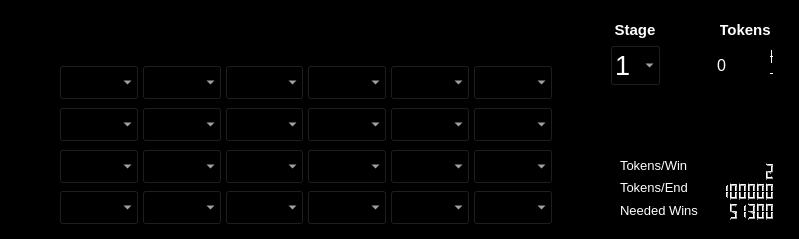
<?xml version="1.0" encoding="UTF-8"?>
<ui version="4.0">
 <class>QFrmMain</class>
 <widget class="QMainWindow" name="QFrmMain">
  <property name="windowModality">
   <enum>Qt::NonModal</enum>
  </property>
  <property name="geometry">
   <rect>
    <x>0</x>
    <y>0</y>
    <width>799</width>
    <height>239</height>
   </rect>
  </property>
  <property name="sizePolicy">
   <sizepolicy hsizetype="Fixed" vsizetype="Fixed">
    <horstretch>0</horstretch>
    <verstretch>0</verstretch>
   </sizepolicy>
  </property>
  <property name="cursor">
   <cursorShape>ArrowCursor</cursorShape>
  </property>
  <property name="windowTitle">
   <string>GHC</string>
  </property>
  <property name="windowIcon">
   <iconset resource="../Resources/ghc.qrc">
    <normaloff>:/Resources/favicon</normaloff>:/Resources/favicon</iconset>
  </property>
  <property name="windowOpacity">
   <double>1.000000000000000</double>
  </property>
  <property name="styleSheet">
   <string notr="true">background-color: rgb(0, 0, 0);
color: rgb(255, 255, 255);</string>
  </property>
  <widget class="QWidget" name="centralwidget">
   <widget class="QComboBox" name="cb_stage">
    <property name="enabled">
     <bool>true</bool>
    </property>
    <property name="geometry">
     <rect>
      <x>610</x>
      <y>45</y>
      <width>51</width>
      <height>41</height>
     </rect>
    </property>
    <property name="font">
     <font>
      <pointsize>20</pointsize>
     </font>
    </property>
    <property name="cursor">
     <cursorShape>PointingHandCursor</cursorShape>
    </property>
    <property name="layoutDirection">
     <enum>Qt::LeftToRight</enum>
    </property>
    <property name="autoFillBackground">
     <bool>false</bool>
    </property>
    <property name="maxVisibleItems">
     <number>5</number>
    </property>
    <item>
     <property name="text">
      <string>1</string>
     </property>
    </item>
    <item>
     <property name="text">
      <string>2</string>
     </property>
    </item>
    <item>
     <property name="text">
      <string>3</string>
     </property>
    </item>
    <item>
     <property name="text">
      <string>4</string>
     </property>
    </item>
    <item>
     <property name="text">
      <string>5</string>
     </property>
    </item>
   </widget>
   <widget class="QLabel" name="label">
    <property name="geometry">
     <rect>
      <x>610</x>
      <y>20</y>
      <width>50</width>
      <height>20</height>
     </rect>
    </property>
    <property name="font">
     <font>
      <pointsize>11</pointsize>
      <weight>75</weight>
      <bold>true</bold>
     </font>
    </property>
    <property name="text">
     <string>Stage</string>
    </property>
    <property name="alignment">
     <set>Qt::AlignCenter</set>
    </property>
   </widget>
   <widget class="QLabel" name="label_7">
    <property name="geometry">
     <rect>
      <x>620</x>
      <y>155</y>
      <width>81</width>
      <height>21</height>
     </rect>
    </property>
    <property name="font">
     <font>
      <pointsize>10</pointsize>
     </font>
    </property>
    <property name="text">
     <string>Tokens/Win</string>
    </property>
   </widget>
   <widget class="QLabel" name="label_8">
    <property name="geometry">
     <rect>
      <x>620</x>
      <y>177</y>
      <width>81</width>
      <height>21</height>
     </rect>
    </property>
    <property name="font">
     <font>
      <pointsize>10</pointsize>
     </font>
    </property>
    <property name="text">
     <string>Tokens/End</string>
    </property>
   </widget>
   <widget class="QLabel" name="label_9">
    <property name="geometry">
     <rect>
      <x>620</x>
      <y>200</y>
      <width>81</width>
      <height>21</height>
     </rect>
    </property>
    <property name="font">
     <font>
      <pointsize>10</pointsize>
     </font>
    </property>
    <property name="text">
     <string>Needed Wins</string>
    </property>
   </widget>
   <widget class="QFrame" name="frame">
    <property name="enabled">
     <bool>false</bool>
    </property>
    <property name="geometry">
     <rect>
      <x>0</x>
      <y>0</y>
      <width>601</width>
      <height>240</height>
     </rect>
    </property>
    <property name="sizePolicy">
     <sizepolicy hsizetype="Preferred" vsizetype="Preferred">
      <horstretch>0</horstretch>
      <verstretch>0</verstretch>
     </sizepolicy>
    </property>
    <property name="maximumSize">
     <size>
      <width>16777215</width>
      <height>16777215</height>
     </size>
    </property>
    <property name="styleSheet">
     <string notr="true">border-image: url(:/Resources/bg) 0 0 0 0 stretch stretch;</string>
    </property>
    <property name="frameShape">
     <enum>QFrame::StyledPanel</enum>
    </property>
    <property name="frameShadow">
     <enum>QFrame::Raised</enum>
    </property>
   </widget>
   <widget class="QLabel" name="label_10">
    <property name="geometry">
     <rect>
      <x>720</x>
      <y>20</y>
      <width>50</width>
      <height>20</height>
     </rect>
    </property>
    <property name="font">
     <font>
      <pointsize>11</pointsize>
      <weight>75</weight>
      <bold>true</bold>
     </font>
    </property>
    <property name="text">
     <string>Tokens</string>
    </property>
    <property name="alignment">
     <set>Qt::AlignCenter</set>
    </property>
   </widget>
   <widget class="QComboBox" name="cb_v_2">
    <property name="enabled">
     <bool>true</bool>
    </property>
    <property name="geometry">
     <rect>
      <x>142</x>
      <y>190</y>
      <width>80</width>
      <height>35</height>
     </rect>
    </property>
    <property name="font">
     <font>
      <family>Consolas</family>
      <pointsize>14</pointsize>
     </font>
    </property>
    <property name="cursor">
     <cursorShape>PointingHandCursor</cursorShape>
    </property>
    <property name="maxVisibleItems">
     <number>11</number>
    </property>
    <item>
     <property name="text">
      <string/>
     </property>
    </item>
    <item>
     <property name="text">
      <string>1/10</string>
     </property>
    </item>
    <item>
     <property name="text">
      <string>2/10</string>
     </property>
    </item>
    <item>
     <property name="text">
      <string>3/10</string>
     </property>
    </item>
    <item>
     <property name="text">
      <string>4/10</string>
     </property>
    </item>
    <item>
     <property name="text">
      <string>5/10</string>
     </property>
    </item>
    <item>
     <property name="text">
      <string>6/10</string>
     </property>
    </item>
    <item>
     <property name="text">
      <string>7/10</string>
     </property>
    </item>
    <item>
     <property name="text">
      <string>8/10</string>
     </property>
    </item>
    <item>
     <property name="text">
      <string>9/10</string>
     </property>
    </item>
    <item>
     <property name="text">
      <string>10/10</string>
     </property>
    </item>
   </widget>
   <widget class="QComboBox" name="cb_v_4">
    <property name="enabled">
     <bool>true</bool>
    </property>
    <property name="geometry">
     <rect>
      <x>307</x>
      <y>190</y>
      <width>80</width>
      <height>35</height>
     </rect>
    </property>
    <property name="font">
     <font>
      <family>Consolas</family>
      <pointsize>14</pointsize>
     </font>
    </property>
    <property name="cursor">
     <cursorShape>PointingHandCursor</cursorShape>
    </property>
    <property name="maxVisibleItems">
     <number>11</number>
    </property>
    <item>
     <property name="text">
      <string/>
     </property>
    </item>
    <item>
     <property name="text">
      <string>1/10</string>
     </property>
    </item>
    <item>
     <property name="text">
      <string>2/10</string>
     </property>
    </item>
    <item>
     <property name="text">
      <string>3/10</string>
     </property>
    </item>
    <item>
     <property name="text">
      <string>4/10</string>
     </property>
    </item>
    <item>
     <property name="text">
      <string>5/10</string>
     </property>
    </item>
    <item>
     <property name="text">
      <string>6/10</string>
     </property>
    </item>
    <item>
     <property name="text">
      <string>7/10</string>
     </property>
    </item>
    <item>
     <property name="text">
      <string>8/10</string>
     </property>
    </item>
    <item>
     <property name="text">
      <string>9/10</string>
     </property>
    </item>
    <item>
     <property name="text">
      <string>10/10</string>
     </property>
    </item>
   </widget>
   <widget class="QComboBox" name="cb_s_6">
    <property name="enabled">
     <bool>true</bool>
    </property>
    <property name="geometry">
     <rect>
      <x>473</x>
      <y>107</y>
      <width>80</width>
      <height>35</height>
     </rect>
    </property>
    <property name="font">
     <font>
      <family>Consolas</family>
      <pointsize>14</pointsize>
     </font>
    </property>
    <property name="cursor">
     <cursorShape>PointingHandCursor</cursorShape>
    </property>
    <property name="maxVisibleItems">
     <number>11</number>
    </property>
    <item>
     <property name="text">
      <string/>
     </property>
    </item>
    <item>
     <property name="text">
      <string>1/10</string>
     </property>
    </item>
    <item>
     <property name="text">
      <string>2/10</string>
     </property>
    </item>
    <item>
     <property name="text">
      <string>3/10</string>
     </property>
    </item>
    <item>
     <property name="text">
      <string>4/10</string>
     </property>
    </item>
    <item>
     <property name="text">
      <string>5/10</string>
     </property>
    </item>
    <item>
     <property name="text">
      <string>6/10</string>
     </property>
    </item>
    <item>
     <property name="text">
      <string>7/10</string>
     </property>
    </item>
    <item>
     <property name="text">
      <string>8/10</string>
     </property>
    </item>
    <item>
     <property name="text">
      <string>9/10</string>
     </property>
    </item>
    <item>
     <property name="text">
      <string>10/10</string>
     </property>
    </item>
   </widget>
   <widget class="QComboBox" name="cb_s_5">
    <property name="enabled">
     <bool>true</bool>
    </property>
    <property name="geometry">
     <rect>
      <x>390</x>
      <y>107</y>
      <width>80</width>
      <height>35</height>
     </rect>
    </property>
    <property name="font">
     <font>
      <family>Consolas</family>
      <pointsize>14</pointsize>
     </font>
    </property>
    <property name="cursor">
     <cursorShape>PointingHandCursor</cursorShape>
    </property>
    <property name="maxVisibleItems">
     <number>11</number>
    </property>
    <item>
     <property name="text">
      <string/>
     </property>
    </item>
    <item>
     <property name="text">
      <string>1/10</string>
     </property>
    </item>
    <item>
     <property name="text">
      <string>2/10</string>
     </property>
    </item>
    <item>
     <property name="text">
      <string>3/10</string>
     </property>
    </item>
    <item>
     <property name="text">
      <string>4/10</string>
     </property>
    </item>
    <item>
     <property name="text">
      <string>5/10</string>
     </property>
    </item>
    <item>
     <property name="text">
      <string>6/10</string>
     </property>
    </item>
    <item>
     <property name="text">
      <string>7/10</string>
     </property>
    </item>
    <item>
     <property name="text">
      <string>8/10</string>
     </property>
    </item>
    <item>
     <property name="text">
      <string>9/10</string>
     </property>
    </item>
    <item>
     <property name="text">
      <string>10/10</string>
     </property>
    </item>
   </widget>
   <widget class="QComboBox" name="cb_f_4">
    <property name="enabled">
     <bool>true</bool>
    </property>
    <property name="geometry">
     <rect>
      <x>307</x>
      <y>149</y>
      <width>80</width>
      <height>35</height>
     </rect>
    </property>
    <property name="font">
     <font>
      <family>Consolas</family>
      <pointsize>14</pointsize>
     </font>
    </property>
    <property name="cursor">
     <cursorShape>PointingHandCursor</cursorShape>
    </property>
    <property name="maxVisibleItems">
     <number>11</number>
    </property>
    <item>
     <property name="text">
      <string/>
     </property>
    </item>
    <item>
     <property name="text">
      <string>1/10</string>
     </property>
    </item>
    <item>
     <property name="text">
      <string>2/10</string>
     </property>
    </item>
    <item>
     <property name="text">
      <string>3/10</string>
     </property>
    </item>
    <item>
     <property name="text">
      <string>4/10</string>
     </property>
    </item>
    <item>
     <property name="text">
      <string>5/10</string>
     </property>
    </item>
    <item>
     <property name="text">
      <string>6/10</string>
     </property>
    </item>
    <item>
     <property name="text">
      <string>7/10</string>
     </property>
    </item>
    <item>
     <property name="text">
      <string>8/10</string>
     </property>
    </item>
    <item>
     <property name="text">
      <string>9/10</string>
     </property>
    </item>
    <item>
     <property name="text">
      <string>10/10</string>
     </property>
    </item>
   </widget>
   <widget class="QComboBox" name="cb_s_2">
    <property name="enabled">
     <bool>true</bool>
    </property>
    <property name="geometry">
     <rect>
      <x>142</x>
      <y>107</y>
      <width>80</width>
      <height>35</height>
     </rect>
    </property>
    <property name="font">
     <font>
      <family>Consolas</family>
      <pointsize>14</pointsize>
     </font>
    </property>
    <property name="cursor">
     <cursorShape>PointingHandCursor</cursorShape>
    </property>
    <property name="maxVisibleItems">
     <number>11</number>
    </property>
    <item>
     <property name="text">
      <string/>
     </property>
    </item>
    <item>
     <property name="text">
      <string>1/10</string>
     </property>
    </item>
    <item>
     <property name="text">
      <string>2/10</string>
     </property>
    </item>
    <item>
     <property name="text">
      <string>3/10</string>
     </property>
    </item>
    <item>
     <property name="text">
      <string>4/10</string>
     </property>
    </item>
    <item>
     <property name="text">
      <string>5/10</string>
     </property>
    </item>
    <item>
     <property name="text">
      <string>6/10</string>
     </property>
    </item>
    <item>
     <property name="text">
      <string>7/10</string>
     </property>
    </item>
    <item>
     <property name="text">
      <string>8/10</string>
     </property>
    </item>
    <item>
     <property name="text">
      <string>9/10</string>
     </property>
    </item>
    <item>
     <property name="text">
      <string>10/10</string>
     </property>
    </item>
   </widget>
   <widget class="QComboBox" name="cb_f_1">
    <property name="enabled">
     <bool>true</bool>
    </property>
    <property name="geometry">
     <rect>
      <x>59</x>
      <y>149</y>
      <width>80</width>
      <height>35</height>
     </rect>
    </property>
    <property name="font">
     <font>
      <family>Consolas</family>
      <pointsize>14</pointsize>
     </font>
    </property>
    <property name="cursor">
     <cursorShape>PointingHandCursor</cursorShape>
    </property>
    <property name="maxVisibleItems">
     <number>11</number>
    </property>
    <item>
     <property name="text">
      <string/>
     </property>
    </item>
    <item>
     <property name="text">
      <string>1/10</string>
     </property>
    </item>
    <item>
     <property name="text">
      <string>2/10</string>
     </property>
    </item>
    <item>
     <property name="text">
      <string>3/10</string>
     </property>
    </item>
    <item>
     <property name="text">
      <string>4/10</string>
     </property>
    </item>
    <item>
     <property name="text">
      <string>5/10</string>
     </property>
    </item>
    <item>
     <property name="text">
      <string>6/10</string>
     </property>
    </item>
    <item>
     <property name="text">
      <string>7/10</string>
     </property>
    </item>
    <item>
     <property name="text">
      <string>8/10</string>
     </property>
    </item>
    <item>
     <property name="text">
      <string>9/10</string>
     </property>
    </item>
    <item>
     <property name="text">
      <string>10/10</string>
     </property>
    </item>
   </widget>
   <widget class="QComboBox" name="cb_m_1">
    <property name="enabled">
     <bool>true</bool>
    </property>
    <property name="geometry">
     <rect>
      <x>59</x>
      <y>65</y>
      <width>80</width>
      <height>35</height>
     </rect>
    </property>
    <property name="font">
     <font>
      <family>Consolas</family>
      <pointsize>14</pointsize>
     </font>
    </property>
    <property name="cursor">
     <cursorShape>PointingHandCursor</cursorShape>
    </property>
    <property name="editable">
     <bool>false</bool>
    </property>
    <property name="currentIndex">
     <number>0</number>
    </property>
    <property name="maxVisibleItems">
     <number>11</number>
    </property>
    <item>
     <property name="text">
      <string/>
     </property>
    </item>
    <item>
     <property name="text">
      <string>1/10</string>
     </property>
    </item>
    <item>
     <property name="text">
      <string>2/10</string>
     </property>
    </item>
    <item>
     <property name="text">
      <string>3/10</string>
     </property>
    </item>
    <item>
     <property name="text">
      <string>4/10</string>
     </property>
    </item>
    <item>
     <property name="text">
      <string>5/10</string>
     </property>
    </item>
    <item>
     <property name="text">
      <string>6/10</string>
     </property>
    </item>
    <item>
     <property name="text">
      <string>7/10</string>
     </property>
    </item>
    <item>
     <property name="text">
      <string>8/10</string>
     </property>
    </item>
    <item>
     <property name="text">
      <string>9/10</string>
     </property>
    </item>
    <item>
     <property name="text">
      <string>10/10</string>
     </property>
    </item>
   </widget>
   <widget class="QComboBox" name="cb_s_3">
    <property name="enabled">
     <bool>true</bool>
    </property>
    <property name="geometry">
     <rect>
      <x>225</x>
      <y>107</y>
      <width>79</width>
      <height>35</height>
     </rect>
    </property>
    <property name="font">
     <font>
      <family>Consolas</family>
      <pointsize>14</pointsize>
     </font>
    </property>
    <property name="cursor">
     <cursorShape>PointingHandCursor</cursorShape>
    </property>
    <property name="maxVisibleItems">
     <number>11</number>
    </property>
    <item>
     <property name="text">
      <string/>
     </property>
    </item>
    <item>
     <property name="text">
      <string>1/10</string>
     </property>
    </item>
    <item>
     <property name="text">
      <string>2/10</string>
     </property>
    </item>
    <item>
     <property name="text">
      <string>3/10</string>
     </property>
    </item>
    <item>
     <property name="text">
      <string>4/10</string>
     </property>
    </item>
    <item>
     <property name="text">
      <string>5/10</string>
     </property>
    </item>
    <item>
     <property name="text">
      <string>6/10</string>
     </property>
    </item>
    <item>
     <property name="text">
      <string>7/10</string>
     </property>
    </item>
    <item>
     <property name="text">
      <string>8/10</string>
     </property>
    </item>
    <item>
     <property name="text">
      <string>9/10</string>
     </property>
    </item>
    <item>
     <property name="text">
      <string>10/10</string>
     </property>
    </item>
   </widget>
   <widget class="QComboBox" name="cb_v_5">
    <property name="enabled">
     <bool>true</bool>
    </property>
    <property name="geometry">
     <rect>
      <x>390</x>
      <y>190</y>
      <width>80</width>
      <height>35</height>
     </rect>
    </property>
    <property name="font">
     <font>
      <family>Consolas</family>
      <pointsize>14</pointsize>
     </font>
    </property>
    <property name="cursor">
     <cursorShape>PointingHandCursor</cursorShape>
    </property>
    <property name="maxVisibleItems">
     <number>11</number>
    </property>
    <item>
     <property name="text">
      <string/>
     </property>
    </item>
    <item>
     <property name="text">
      <string>1/10</string>
     </property>
    </item>
    <item>
     <property name="text">
      <string>2/10</string>
     </property>
    </item>
    <item>
     <property name="text">
      <string>3/10</string>
     </property>
    </item>
    <item>
     <property name="text">
      <string>4/10</string>
     </property>
    </item>
    <item>
     <property name="text">
      <string>5/10</string>
     </property>
    </item>
    <item>
     <property name="text">
      <string>6/10</string>
     </property>
    </item>
    <item>
     <property name="text">
      <string>7/10</string>
     </property>
    </item>
    <item>
     <property name="text">
      <string>8/10</string>
     </property>
    </item>
    <item>
     <property name="text">
      <string>9/10</string>
     </property>
    </item>
    <item>
     <property name="text">
      <string>10/10</string>
     </property>
    </item>
   </widget>
   <widget class="QComboBox" name="cb_m_5">
    <property name="enabled">
     <bool>true</bool>
    </property>
    <property name="geometry">
     <rect>
      <x>390</x>
      <y>65</y>
      <width>80</width>
      <height>35</height>
     </rect>
    </property>
    <property name="font">
     <font>
      <family>Consolas</family>
      <pointsize>14</pointsize>
     </font>
    </property>
    <property name="cursor">
     <cursorShape>PointingHandCursor</cursorShape>
    </property>
    <property name="maxVisibleItems">
     <number>11</number>
    </property>
    <item>
     <property name="text">
      <string/>
     </property>
    </item>
    <item>
     <property name="text">
      <string>1/10</string>
     </property>
    </item>
    <item>
     <property name="text">
      <string>2/10</string>
     </property>
    </item>
    <item>
     <property name="text">
      <string>3/10</string>
     </property>
    </item>
    <item>
     <property name="text">
      <string>4/10</string>
     </property>
    </item>
    <item>
     <property name="text">
      <string>5/10</string>
     </property>
    </item>
    <item>
     <property name="text">
      <string>6/10</string>
     </property>
    </item>
    <item>
     <property name="text">
      <string>7/10</string>
     </property>
    </item>
    <item>
     <property name="text">
      <string>8/10</string>
     </property>
    </item>
    <item>
     <property name="text">
      <string>9/10</string>
     </property>
    </item>
    <item>
     <property name="text">
      <string>10/10</string>
     </property>
    </item>
   </widget>
   <widget class="QComboBox" name="cb_f_5">
    <property name="enabled">
     <bool>true</bool>
    </property>
    <property name="geometry">
     <rect>
      <x>390</x>
      <y>149</y>
      <width>80</width>
      <height>35</height>
     </rect>
    </property>
    <property name="font">
     <font>
      <family>Consolas</family>
      <pointsize>14</pointsize>
     </font>
    </property>
    <property name="cursor">
     <cursorShape>PointingHandCursor</cursorShape>
    </property>
    <property name="maxVisibleItems">
     <number>11</number>
    </property>
    <item>
     <property name="text">
      <string/>
     </property>
    </item>
    <item>
     <property name="text">
      <string>1/10</string>
     </property>
    </item>
    <item>
     <property name="text">
      <string>2/10</string>
     </property>
    </item>
    <item>
     <property name="text">
      <string>3/10</string>
     </property>
    </item>
    <item>
     <property name="text">
      <string>4/10</string>
     </property>
    </item>
    <item>
     <property name="text">
      <string>5/10</string>
     </property>
    </item>
    <item>
     <property name="text">
      <string>6/10</string>
     </property>
    </item>
    <item>
     <property name="text">
      <string>7/10</string>
     </property>
    </item>
    <item>
     <property name="text">
      <string>8/10</string>
     </property>
    </item>
    <item>
     <property name="text">
      <string>9/10</string>
     </property>
    </item>
    <item>
     <property name="text">
      <string>10/10</string>
     </property>
    </item>
   </widget>
   <widget class="QComboBox" name="cb_f_3">
    <property name="enabled">
     <bool>true</bool>
    </property>
    <property name="geometry">
     <rect>
      <x>225</x>
      <y>149</y>
      <width>79</width>
      <height>35</height>
     </rect>
    </property>
    <property name="font">
     <font>
      <family>Consolas</family>
      <pointsize>14</pointsize>
     </font>
    </property>
    <property name="cursor">
     <cursorShape>PointingHandCursor</cursorShape>
    </property>
    <property name="maxVisibleItems">
     <number>11</number>
    </property>
    <item>
     <property name="text">
      <string/>
     </property>
    </item>
    <item>
     <property name="text">
      <string>1/10</string>
     </property>
    </item>
    <item>
     <property name="text">
      <string>2/10</string>
     </property>
    </item>
    <item>
     <property name="text">
      <string>3/10</string>
     </property>
    </item>
    <item>
     <property name="text">
      <string>4/10</string>
     </property>
    </item>
    <item>
     <property name="text">
      <string>5/10</string>
     </property>
    </item>
    <item>
     <property name="text">
      <string>6/10</string>
     </property>
    </item>
    <item>
     <property name="text">
      <string>7/10</string>
     </property>
    </item>
    <item>
     <property name="text">
      <string>8/10</string>
     </property>
    </item>
    <item>
     <property name="text">
      <string>9/10</string>
     </property>
    </item>
    <item>
     <property name="text">
      <string>10/10</string>
     </property>
    </item>
   </widget>
   <widget class="QComboBox" name="cb_s_1">
    <property name="enabled">
     <bool>true</bool>
    </property>
    <property name="geometry">
     <rect>
      <x>59</x>
      <y>107</y>
      <width>80</width>
      <height>35</height>
     </rect>
    </property>
    <property name="font">
     <font>
      <family>Consolas</family>
      <pointsize>14</pointsize>
     </font>
    </property>
    <property name="cursor">
     <cursorShape>PointingHandCursor</cursorShape>
    </property>
    <property name="maxVisibleItems">
     <number>11</number>
    </property>
    <item>
     <property name="text">
      <string/>
     </property>
    </item>
    <item>
     <property name="text">
      <string>1/10</string>
     </property>
    </item>
    <item>
     <property name="text">
      <string>2/10</string>
     </property>
    </item>
    <item>
     <property name="text">
      <string>3/10</string>
     </property>
    </item>
    <item>
     <property name="text">
      <string>4/10</string>
     </property>
    </item>
    <item>
     <property name="text">
      <string>5/10</string>
     </property>
    </item>
    <item>
     <property name="text">
      <string>6/10</string>
     </property>
    </item>
    <item>
     <property name="text">
      <string>7/10</string>
     </property>
    </item>
    <item>
     <property name="text">
      <string>8/10</string>
     </property>
    </item>
    <item>
     <property name="text">
      <string>9/10</string>
     </property>
    </item>
    <item>
     <property name="text">
      <string>10/10</string>
     </property>
    </item>
   </widget>
   <widget class="QComboBox" name="cb_v_6">
    <property name="enabled">
     <bool>true</bool>
    </property>
    <property name="geometry">
     <rect>
      <x>473</x>
      <y>190</y>
      <width>80</width>
      <height>35</height>
     </rect>
    </property>
    <property name="font">
     <font>
      <family>Consolas</family>
      <pointsize>14</pointsize>
      <weight>75</weight>
      <bold>true</bold>
     </font>
    </property>
    <property name="cursor">
     <cursorShape>PointingHandCursor</cursorShape>
    </property>
    <property name="currentIndex">
     <number>0</number>
    </property>
    <property name="maxVisibleItems">
     <number>11</number>
    </property>
    <item>
     <property name="text">
      <string/>
     </property>
    </item>
    <item>
     <property name="text">
      <string>1/10</string>
     </property>
    </item>
    <item>
     <property name="text">
      <string>2/10</string>
     </property>
    </item>
    <item>
     <property name="text">
      <string>3/10</string>
     </property>
    </item>
    <item>
     <property name="text">
      <string>4/10</string>
     </property>
    </item>
    <item>
     <property name="text">
      <string>5/10</string>
     </property>
    </item>
    <item>
     <property name="text">
      <string>6/10</string>
     </property>
    </item>
    <item>
     <property name="text">
      <string>7/10</string>
     </property>
    </item>
    <item>
     <property name="text">
      <string>8/10</string>
     </property>
    </item>
    <item>
     <property name="text">
      <string>9/10</string>
     </property>
    </item>
    <item>
     <property name="text">
      <string>10/10</string>
     </property>
    </item>
   </widget>
   <widget class="QComboBox" name="cb_m_6">
    <property name="enabled">
     <bool>true</bool>
    </property>
    <property name="geometry">
     <rect>
      <x>473</x>
      <y>65</y>
      <width>80</width>
      <height>35</height>
     </rect>
    </property>
    <property name="font">
     <font>
      <family>Consolas</family>
      <pointsize>14</pointsize>
     </font>
    </property>
    <property name="cursor">
     <cursorShape>PointingHandCursor</cursorShape>
    </property>
    <property name="maxVisibleItems">
     <number>11</number>
    </property>
    <item>
     <property name="text">
      <string/>
     </property>
    </item>
    <item>
     <property name="text">
      <string>1/10</string>
     </property>
    </item>
    <item>
     <property name="text">
      <string>2/10</string>
     </property>
    </item>
    <item>
     <property name="text">
      <string>3/10</string>
     </property>
    </item>
    <item>
     <property name="text">
      <string>4/10</string>
     </property>
    </item>
    <item>
     <property name="text">
      <string>5/10</string>
     </property>
    </item>
    <item>
     <property name="text">
      <string>6/10</string>
     </property>
    </item>
    <item>
     <property name="text">
      <string>7/10</string>
     </property>
    </item>
    <item>
     <property name="text">
      <string>8/10</string>
     </property>
    </item>
    <item>
     <property name="text">
      <string>9/10</string>
     </property>
    </item>
    <item>
     <property name="text">
      <string>10/10</string>
     </property>
    </item>
   </widget>
   <widget class="QComboBox" name="cb_f_2">
    <property name="enabled">
     <bool>true</bool>
    </property>
    <property name="geometry">
     <rect>
      <x>142</x>
      <y>149</y>
      <width>80</width>
      <height>35</height>
     </rect>
    </property>
    <property name="font">
     <font>
      <family>Consolas</family>
      <pointsize>14</pointsize>
     </font>
    </property>
    <property name="cursor">
     <cursorShape>PointingHandCursor</cursorShape>
    </property>
    <property name="maxVisibleItems">
     <number>11</number>
    </property>
    <item>
     <property name="text">
      <string/>
     </property>
    </item>
    <item>
     <property name="text">
      <string>1/10</string>
     </property>
    </item>
    <item>
     <property name="text">
      <string>2/10</string>
     </property>
    </item>
    <item>
     <property name="text">
      <string>3/10</string>
     </property>
    </item>
    <item>
     <property name="text">
      <string>4/10</string>
     </property>
    </item>
    <item>
     <property name="text">
      <string>5/10</string>
     </property>
    </item>
    <item>
     <property name="text">
      <string>6/10</string>
     </property>
    </item>
    <item>
     <property name="text">
      <string>7/10</string>
     </property>
    </item>
    <item>
     <property name="text">
      <string>8/10</string>
     </property>
    </item>
    <item>
     <property name="text">
      <string>9/10</string>
     </property>
    </item>
    <item>
     <property name="text">
      <string>10/10</string>
     </property>
    </item>
   </widget>
   <widget class="QComboBox" name="cb_f_6">
    <property name="enabled">
     <bool>true</bool>
    </property>
    <property name="geometry">
     <rect>
      <x>473</x>
      <y>149</y>
      <width>80</width>
      <height>35</height>
     </rect>
    </property>
    <property name="font">
     <font>
      <family>Consolas</family>
      <pointsize>14</pointsize>
     </font>
    </property>
    <property name="cursor">
     <cursorShape>PointingHandCursor</cursorShape>
    </property>
    <property name="editable">
     <bool>false</bool>
    </property>
    <property name="maxVisibleItems">
     <number>11</number>
    </property>
    <item>
     <property name="text">
      <string/>
     </property>
    </item>
    <item>
     <property name="text">
      <string>1/10</string>
     </property>
    </item>
    <item>
     <property name="text">
      <string>2/10</string>
     </property>
    </item>
    <item>
     <property name="text">
      <string>3/10</string>
     </property>
    </item>
    <item>
     <property name="text">
      <string>4/10</string>
     </property>
    </item>
    <item>
     <property name="text">
      <string>5/10</string>
     </property>
    </item>
    <item>
     <property name="text">
      <string>6/10</string>
     </property>
    </item>
    <item>
     <property name="text">
      <string>7/10</string>
     </property>
    </item>
    <item>
     <property name="text">
      <string>8/10</string>
     </property>
    </item>
    <item>
     <property name="text">
      <string>9/10</string>
     </property>
    </item>
    <item>
     <property name="text">
      <string>10/10</string>
     </property>
    </item>
   </widget>
   <widget class="QComboBox" name="cb_m_2">
    <property name="enabled">
     <bool>true</bool>
    </property>
    <property name="geometry">
     <rect>
      <x>142</x>
      <y>65</y>
      <width>80</width>
      <height>35</height>
     </rect>
    </property>
    <property name="font">
     <font>
      <family>Consolas</family>
      <pointsize>14</pointsize>
     </font>
    </property>
    <property name="cursor">
     <cursorShape>PointingHandCursor</cursorShape>
    </property>
    <property name="maxVisibleItems">
     <number>11</number>
    </property>
    <item>
     <property name="text">
      <string/>
     </property>
    </item>
    <item>
     <property name="text">
      <string>1/10</string>
     </property>
    </item>
    <item>
     <property name="text">
      <string>2/10</string>
     </property>
    </item>
    <item>
     <property name="text">
      <string>3/10</string>
     </property>
    </item>
    <item>
     <property name="text">
      <string>4/10</string>
     </property>
    </item>
    <item>
     <property name="text">
      <string>5/10</string>
     </property>
    </item>
    <item>
     <property name="text">
      <string>6/10</string>
     </property>
    </item>
    <item>
     <property name="text">
      <string>7/10</string>
     </property>
    </item>
    <item>
     <property name="text">
      <string>8/10</string>
     </property>
    </item>
    <item>
     <property name="text">
      <string>9/10</string>
     </property>
    </item>
    <item>
     <property name="text">
      <string>10/10</string>
     </property>
    </item>
   </widget>
   <widget class="QComboBox" name="cb_m_4">
    <property name="enabled">
     <bool>true</bool>
    </property>
    <property name="geometry">
     <rect>
      <x>307</x>
      <y>65</y>
      <width>80</width>
      <height>35</height>
     </rect>
    </property>
    <property name="font">
     <font>
      <family>Consolas</family>
      <pointsize>14</pointsize>
     </font>
    </property>
    <property name="cursor">
     <cursorShape>PointingHandCursor</cursorShape>
    </property>
    <property name="maxVisibleItems">
     <number>11</number>
    </property>
    <item>
     <property name="text">
      <string/>
     </property>
    </item>
    <item>
     <property name="text">
      <string>1/10</string>
     </property>
    </item>
    <item>
     <property name="text">
      <string>2/10</string>
     </property>
    </item>
    <item>
     <property name="text">
      <string>3/10</string>
     </property>
    </item>
    <item>
     <property name="text">
      <string>4/10</string>
     </property>
    </item>
    <item>
     <property name="text">
      <string>5/10</string>
     </property>
    </item>
    <item>
     <property name="text">
      <string>6/10</string>
     </property>
    </item>
    <item>
     <property name="text">
      <string>7/10</string>
     </property>
    </item>
    <item>
     <property name="text">
      <string>8/10</string>
     </property>
    </item>
    <item>
     <property name="text">
      <string>9/10</string>
     </property>
    </item>
    <item>
     <property name="text">
      <string>10/10</string>
     </property>
    </item>
   </widget>
   <widget class="QComboBox" name="cb_m_3">
    <property name="enabled">
     <bool>true</bool>
    </property>
    <property name="geometry">
     <rect>
      <x>225</x>
      <y>65</y>
      <width>79</width>
      <height>35</height>
     </rect>
    </property>
    <property name="font">
     <font>
      <family>Consolas</family>
      <pointsize>14</pointsize>
     </font>
    </property>
    <property name="cursor">
     <cursorShape>PointingHandCursor</cursorShape>
    </property>
    <property name="maxVisibleItems">
     <number>11</number>
    </property>
    <item>
     <property name="text">
      <string/>
     </property>
    </item>
    <item>
     <property name="text">
      <string>1/10</string>
     </property>
    </item>
    <item>
     <property name="text">
      <string>2/10</string>
     </property>
    </item>
    <item>
     <property name="text">
      <string>3/10</string>
     </property>
    </item>
    <item>
     <property name="text">
      <string>4/10</string>
     </property>
    </item>
    <item>
     <property name="text">
      <string>5/10</string>
     </property>
    </item>
    <item>
     <property name="text">
      <string>6/10</string>
     </property>
    </item>
    <item>
     <property name="text">
      <string>7/10</string>
     </property>
    </item>
    <item>
     <property name="text">
      <string>8/10</string>
     </property>
    </item>
    <item>
     <property name="text">
      <string>9/10</string>
     </property>
    </item>
    <item>
     <property name="text">
      <string>10/10</string>
     </property>
    </item>
   </widget>
   <widget class="QComboBox" name="cb_v_3">
    <property name="enabled">
     <bool>true</bool>
    </property>
    <property name="geometry">
     <rect>
      <x>225</x>
      <y>190</y>
      <width>79</width>
      <height>35</height>
     </rect>
    </property>
    <property name="font">
     <font>
      <family>Consolas</family>
      <pointsize>14</pointsize>
     </font>
    </property>
    <property name="cursor">
     <cursorShape>PointingHandCursor</cursorShape>
    </property>
    <property name="maxVisibleItems">
     <number>11</number>
    </property>
    <item>
     <property name="text">
      <string/>
     </property>
    </item>
    <item>
     <property name="text">
      <string>1/10</string>
     </property>
    </item>
    <item>
     <property name="text">
      <string>2/10</string>
     </property>
    </item>
    <item>
     <property name="text">
      <string>3/10</string>
     </property>
    </item>
    <item>
     <property name="text">
      <string>4/10</string>
     </property>
    </item>
    <item>
     <property name="text">
      <string>5/10</string>
     </property>
    </item>
    <item>
     <property name="text">
      <string>6/10</string>
     </property>
    </item>
    <item>
     <property name="text">
      <string>7/10</string>
     </property>
    </item>
    <item>
     <property name="text">
      <string>8/10</string>
     </property>
    </item>
    <item>
     <property name="text">
      <string>9/10</string>
     </property>
    </item>
    <item>
     <property name="text">
      <string>10/10</string>
     </property>
    </item>
   </widget>
   <widget class="QComboBox" name="cb_v_1">
    <property name="enabled">
     <bool>true</bool>
    </property>
    <property name="geometry">
     <rect>
      <x>59</x>
      <y>190</y>
      <width>80</width>
      <height>35</height>
     </rect>
    </property>
    <property name="font">
     <font>
      <family>Consolas</family>
      <pointsize>14</pointsize>
     </font>
    </property>
    <property name="cursor">
     <cursorShape>PointingHandCursor</cursorShape>
    </property>
    <property name="maxVisibleItems">
     <number>11</number>
    </property>
    <item>
     <property name="text">
      <string/>
     </property>
    </item>
    <item>
     <property name="text">
      <string>1/10</string>
     </property>
    </item>
    <item>
     <property name="text">
      <string>2/10</string>
     </property>
    </item>
    <item>
     <property name="text">
      <string>3/10</string>
     </property>
    </item>
    <item>
     <property name="text">
      <string>4/10</string>
     </property>
    </item>
    <item>
     <property name="text">
      <string>5/10</string>
     </property>
    </item>
    <item>
     <property name="text">
      <string>6/10</string>
     </property>
    </item>
    <item>
     <property name="text">
      <string>7/10</string>
     </property>
    </item>
    <item>
     <property name="text">
      <string>8/10</string>
     </property>
    </item>
    <item>
     <property name="text">
      <string>9/10</string>
     </property>
    </item>
    <item>
     <property name="text">
      <string>10/10</string>
     </property>
    </item>
   </widget>
   <widget class="QComboBox" name="cb_s_4">
    <property name="enabled">
     <bool>true</bool>
    </property>
    <property name="geometry">
     <rect>
      <x>307</x>
      <y>107</y>
      <width>80</width>
      <height>35</height>
     </rect>
    </property>
    <property name="font">
     <font>
      <family>Consolas</family>
      <pointsize>14</pointsize>
     </font>
    </property>
    <property name="cursor">
     <cursorShape>PointingHandCursor</cursorShape>
    </property>
    <property name="maxVisibleItems">
     <number>11</number>
    </property>
    <item>
     <property name="text">
      <string/>
     </property>
    </item>
    <item>
     <property name="text">
      <string>1/10</string>
     </property>
    </item>
    <item>
     <property name="text">
      <string>2/10</string>
     </property>
    </item>
    <item>
     <property name="text">
      <string>3/10</string>
     </property>
    </item>
    <item>
     <property name="text">
      <string>4/10</string>
     </property>
    </item>
    <item>
     <property name="text">
      <string>5/10</string>
     </property>
    </item>
    <item>
     <property name="text">
      <string>6/10</string>
     </property>
    </item>
    <item>
     <property name="text">
      <string>7/10</string>
     </property>
    </item>
    <item>
     <property name="text">
      <string>8/10</string>
     </property>
    </item>
    <item>
     <property name="text">
      <string>9/10</string>
     </property>
    </item>
    <item>
     <property name="text">
      <string>10/10</string>
     </property>
    </item>
   </widget>
   <widget class="QSpinBox" name="sb_tokens">
    <property name="geometry">
     <rect>
      <x>679</x>
      <y>45</y>
      <width>101</width>
      <height>41</height>
     </rect>
    </property>
    <property name="font">
     <font>
      <pointsize>12</pointsize>
     </font>
    </property>
    <property name="styleSheet">
     <string notr="true">border: none;</string>
    </property>
    <property name="alignment">
     <set>Qt::AlignCenter</set>
    </property>
    <property name="buttonSymbols">
     <enum>QAbstractSpinBox::PlusMinus</enum>
    </property>
    <property name="showGroupSeparator" stdset="0">
     <bool>false</bool>
    </property>
    <property name="maximum">
     <number>102600</number>
    </property>
   </widget>
   <widget class="QLCDNumber" name="lcdWins">
    <property name="geometry">
     <rect>
      <x>713</x>
      <y>200</y>
      <width>70</width>
      <height>23</height>
     </rect>
    </property>
    <property name="frameShape">
     <enum>QFrame::Box</enum>
    </property>
    <property name="frameShadow">
     <enum>QFrame::Raised</enum>
    </property>
    <property name="smallDecimalPoint">
     <bool>true</bool>
    </property>
    <property name="digitCount">
     <number>6</number>
    </property>
    <property name="mode">
     <enum>QLCDNumber::Dec</enum>
    </property>
    <property name="segmentStyle">
     <enum>QLCDNumber::Filled</enum>
    </property>
    <property name="value" stdset="0">
     <double>51300.000000000000000</double>
    </property>
    <property name="intValue" stdset="0">
     <number>51300</number>
    </property>
   </widget>
   <widget class="QLCDNumber" name="lcdEnd">
    <property name="geometry">
     <rect>
      <x>713</x>
      <y>180</y>
      <width>70</width>
      <height>23</height>
     </rect>
    </property>
    <property name="smallDecimalPoint">
     <bool>true</bool>
    </property>
    <property name="digitCount">
     <number>6</number>
    </property>
    <property name="value" stdset="0">
     <double>102600.000000000000000</double>
    </property>
   </widget>
   <widget class="QLCDNumber" name="lcdTokens">
    <property name="geometry">
     <rect>
      <x>713</x>
      <y>160</y>
      <width>70</width>
      <height>23</height>
     </rect>
    </property>
    <property name="font">
     <font>
      <weight>50</weight>
      <bold>false</bold>
     </font>
    </property>
    <property name="smallDecimalPoint">
     <bool>true</bool>
    </property>
    <property name="digitCount">
     <number>6</number>
    </property>
    <property name="value" stdset="0">
     <double>2.000000000000000</double>
    </property>
   </widget>
   <zorder>frame</zorder>
   <zorder>cb_stage</zorder>
   <zorder>label</zorder>
   <zorder>label_7</zorder>
   <zorder>label_8</zorder>
   <zorder>label_9</zorder>
   <zorder>label_10</zorder>
   <zorder>cb_v_2</zorder>
   <zorder>cb_v_4</zorder>
   <zorder>cb_s_6</zorder>
   <zorder>cb_s_5</zorder>
   <zorder>cb_f_4</zorder>
   <zorder>cb_s_2</zorder>
   <zorder>cb_f_1</zorder>
   <zorder>cb_m_1</zorder>
   <zorder>cb_s_3</zorder>
   <zorder>cb_v_5</zorder>
   <zorder>cb_m_5</zorder>
   <zorder>cb_f_5</zorder>
   <zorder>cb_f_3</zorder>
   <zorder>cb_s_1</zorder>
   <zorder>cb_v_6</zorder>
   <zorder>cb_m_6</zorder>
   <zorder>cb_f_2</zorder>
   <zorder>cb_f_6</zorder>
   <zorder>cb_m_2</zorder>
   <zorder>cb_m_4</zorder>
   <zorder>cb_m_3</zorder>
   <zorder>cb_v_3</zorder>
   <zorder>cb_v_1</zorder>
   <zorder>cb_s_4</zorder>
   <zorder>sb_tokens</zorder>
   <zorder>lcdWins</zorder>
   <zorder>lcdEnd</zorder>
   <zorder>lcdTokens</zorder>
  </widget>
  <action name="actionSave">
   <property name="text">
    <string>Save</string>
   </property>
  </action>
  <action name="actionLoad">
   <property name="text">
    <string>Load</string>
   </property>
  </action>
  <action name="actionSettings">
   <property name="text">
    <string>Settings</string>
   </property>
  </action>
 </widget>
 <resources>
  <include location="../Resources/ghc.qrc"/>
 </resources>
 <connections/>
</ui>
